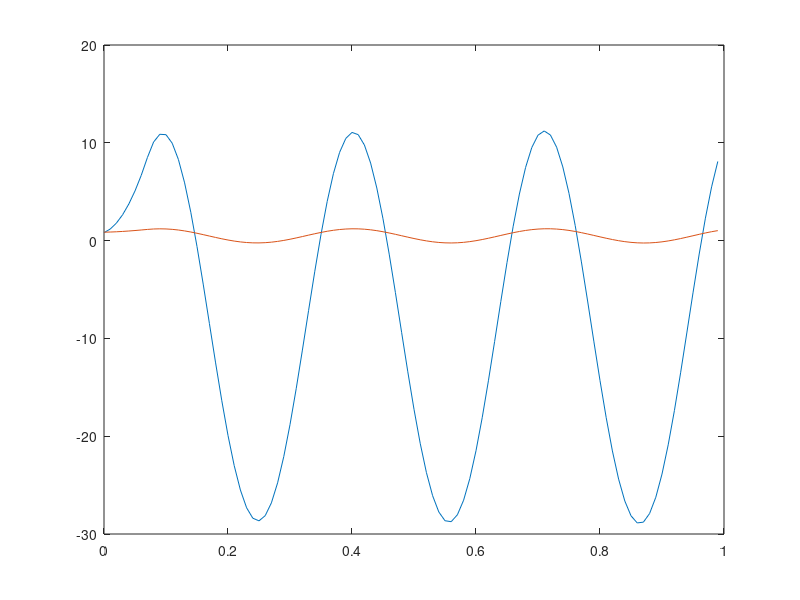

Source code (MATLAB):
clear all; format long
f=50;tstep=0.01;h=[12 9]';
pgnetterm=[3.25 2.10]';
qgnetterm=[0.6986 0.3110]';
xg=[0.067 0.10]';
v0=[pol2cart(1.03,8.235) pol2cart(1.02,7.16)].'; m=2;
v0conj=conj(v0); Ig0=conj((pgnetterm+j*qgnetterm)./v0); Edash0=v0+j*(xg.*Ig0); Pg0=real(Edash0.*conj(Ig0)); x1_r=angle(Edash0);
Pg_r=Pg0; x2_r=[0 0]';
x1dot_r=[0 0]';
x2dot_r=[0 0]';
x1dotrplus1=[0 0]';
x2dotrplus=[0 0]';
Ybusdf=[5.7986-j*35.6301	0	-0.0681+j*5.1661
0	-j*11.236	0
-0.0581+j*5.1661	0	0.1362-j*6.2737]; Ybuspf=[1.3932-j*13.8731 -0.2214+j*7.6289	-0.0901+j*6.0975
-00.2214+j*7.6289	0.5+j*7.7898	0
-0.0901+j*6.0975	0	0.1591-j*6.1168];
t=0;tc=0.08;tfinal=1.0; r=1;
Edash_r=Edash0;Edash_rplus1=Edash0;
while t< tfinal
    if t<tc 
        Ybus=Ybusdf;
    else
        Ybus=Ybuspf;
    end 
    i=Ybus(2:m+1,:)*[1; Edash_r];  % Fix here
    Pg_r=real(Edash_r.*conj(i)); 
    x1dot_r=x2_r;
    for k=1:m
        x2dot_r(k,1)=(pi*f/h(k))*(Pg0(k)-Pg_r(k)); 
    end
    x1_rplus1=x1_r+x1dot_r*tstep; 
    x2_rplus1=x2_r+x2dot_r*tstep; 
    Edash_rplus1=abs(Edash0).*(cos(x1_rplus1)+j*sin(x1_rplus1)); 
    i=Ybus(2:m+1,:)*[1; Edash_rplus1]; % Fix here
    Pg_rplus1=real(Edash_rplus1.*conj(i)); 
    x1dot_rplus1=[0 0]';
    x2dot_rplus1=[0 0]'; 
    for k=1:m
        x1dot_rplus1(k,1)=x2_rplus1(k,1); 
        x2dot_rplus1(k,1)=pi*f/h(k)*(Pg0(k)- Pg_rplus1(k));
    end 
    x1dotav_r=(x1dot_r+x1dot_rplus1)/2.0; 
    x2dotav_r=(x2dot_r+x2dot_rplus1)/2.0; 
    x1_rplus1=x1_r+x1dotav_r*tstep; 
    x2_rplus1=x2_r+x2dotav_r*tstep; 
    Edash_rplus1=abs(Edash0).*(cos(x1_rplus1)+j*sin(x1_rplus1)); 
    x2_r=x2_rplus1; 
    x1_r=x1_rplus1; 
    Edash_r=Edash_rplus1; 
    time(r)=t; 
    for k=1:m
        ang(r,k)=(x1_r(k)*180)/pi; 
    end 
    t=t+tstep; 
    r=r+1;
end 
plot(time,ang)

